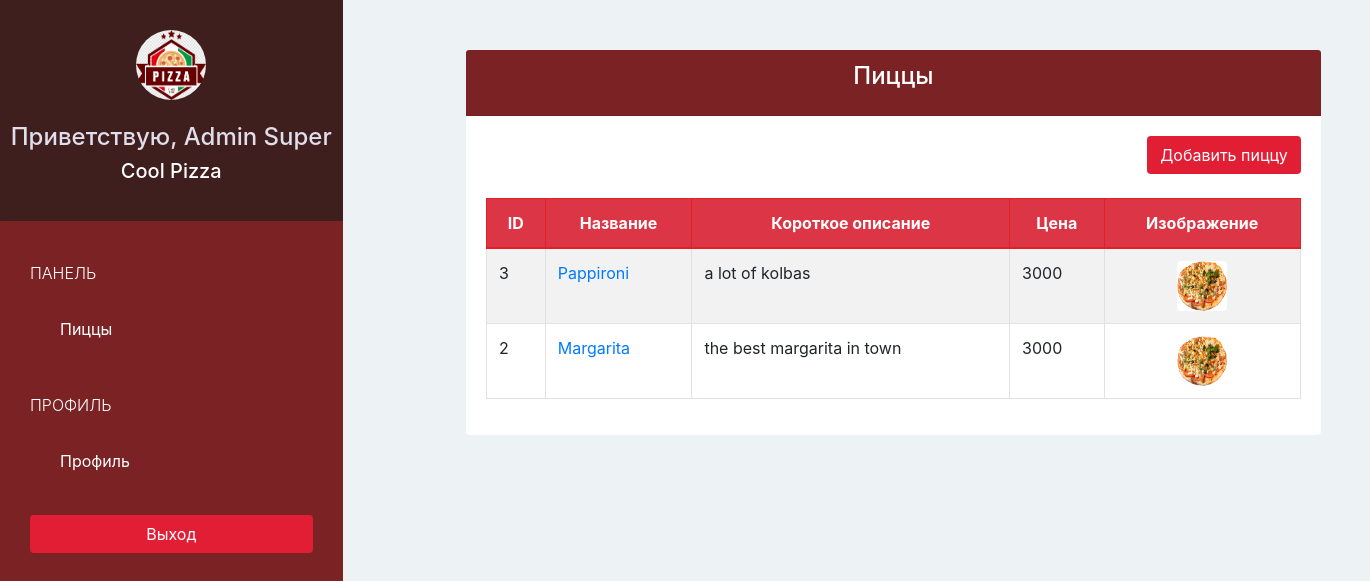
Screenshot of /pizzashop/pizza/ (signed in) with the database file from the repository.
### pizzashopapp/models.py (models this page shows, shortened)
class PizzaShop(models.Model):
    owner = models.OneToOneField(User, on_delete=models.CASCADE, related_name='pizzashop')
    name = models.CharField(max_length=40, verbose_name='Название')
    phone = models.CharField(max_length=20, verbose_name='Телефон')
    address = models.CharField(max_length=40, verbose_name='Адресс')
    logo = models.ImageField(upload_to='pizzashop_logo/', blank=False)

class Pizza(models.Model):
    pizzashop = models.ForeignKey(PizzaShop, on_delete=models.CASCADE)
    name = models.CharField(max_length=50, verbose_name='Название Пиццы')
    describtion = models.CharField(max_length=100)
    image = models.ImageField(upload_to='pizza_images/', blank=False)
    price = models.IntegerField(default=0)

### pizzashopapp/views.py (the view)
# urls.py: url(r'^pizzashop/pizza/$', views.pizzashop_pizza,name='pizzashop-pizza'),
@login_required(login_url='/pizzashop/sign_in/')
def pizzashop_pizza(request):
    pizzas = Pizza.objects.filter(pizzashop=request.user.pizzashop).order_by("-id")
    return render(request,'pizzashop/pizza.html',{
        'pizzas': pizzas
    })

### pizzashopapp/templates/pizzashop/pizza.html (shortened to what this page needs)
{% extends 'pizzashop/base.html' %}
{% block page %}
  <div class="offset-lg-4 col-lg-10" style="margin-left: 0">
  <div class="card">
    <div class="card-header bg-ruby">
      <h4 class="card-title text-center text-white">
        Пиццы
      </h4>
    </div>
    <div class="card-body">
      <div class="text-right">
        <a href="{% url 'pizzashop-add-pizza' %}" class="btn btn-red">Добавить пиццу</a>
        <br>
        <br>
      </div>
      <table class="table table-bordered table-hover table-striped">
        <thead>
          <tr class="bg-danger text-white text-center">
            <th>ID</th>
            <th>Название</th>
            <th>Короткое описание</th>
            <th>Цена</th>
            <th>Изображение</th>
          </tr>
        </thead>
        <tbody>
          {% for pizza in pizzas %}
            <tr>
              <td scope="row">{{ pizza.id }}</td>
              <td><a href="{% url 'pizzashop-edit-pizza' pizza.id %}">{{ pizza.name }}</a></td>
              <td>{{ pizza.describtion }}</td>
              <td>{{ pizza.price }}</td>
              <td class="text-center"><img class="rounded"
                src="{{ MEDIA_URL }}{{ pizza.image }}" width="50" height="50"></td>
            </tr>
          {% endfor %}
        </tbody>
      </table>
    </div>
  </div>
</div>
{% endblock %}

### pizzashopapp/templates/pizzashop/base.html (shortened to what this page needs)
{% extends 'base.html' %}
{% block sidebar %}
{% url 'pizzashop-pizza' as pizzashop_pizza_url %}
{% url 'pizzashop-account' as pizzashop_account_url %}
  <div class="text-center">
    <img class="rounded-circle" src="{{ MEDIA_URL }}{{ request.user.pizzashop.logo }}" width="70" height="70">
    <br>
    <br>
    <h4>Приветствую, {{ request.user.get_full_name }}</h4>
    <h5>{{ request.user.pizzashop.name }}</h5>
  </div>
  <div class="list-group">
    <span class="text-uppercase">Панель</span>
    <a href="{% url 'pizzashop-pizza' %}"
       class="list-group-item {% if request.path == pizzashop_pizza_url %} active {% endif %}">Пиццы</a>
    <span class="text-uppercase">Профиль</span>
    <a href="{% url 'pizzashop-account' %}"
       class="list-group-item {% if request.path == pizzashop_account_url %} active {% endif %}">Профиль</a>
  </div>
  <div class="text-center">
    <a href="{% url 'sign-out' %}?next={{ request.path }}" class="btn btn-red">Выход</a>
  </div>
{% endblock %}

### pizzashopapp/static/css/style.css (style rules this page uses)
body { padding-top: 50px; background-color: #EDF2F5; overflow: auto; }
.bg-ruby { background-color: #7B2324; }
.text-white { color: white; }
.btn-red { color: white; background-color: #E21E35; }
.sidebar > div:first-child { padding: 30px 10px; font-weight: bold; font-size: 15px; background-color: #3F1E1E; }
.sidebar > div:first-child > h4 { color: #E0DEEB; }
.sidebar > div:first-child > h5 { color: #FFFFFF; }
.sidebar .list-group { padding: 0; background-color: #7B2324; }
.sidebar .list-group > span { color: white; display: block; margin-top: 20px; padding: 20px 30px; font-size: 16px; font-weight: 300; }
.sidebar .list-group .list-group-item, .sidebar .list-group .list-group-item:focus { background-color: #7B2324; color: white; border: 0; padding-left: 60px; padding-right: 30px; }
.sidebar > div:last-child { padding: 30px; }
.sidebar > div:last-child .btn { width: 100%; }
.content .card { border: none; }
.table > thead > tr > th, .table > thead > tr > td { vertical-align: middle; }
.table, .table > thead > tr > th { border-color: #E31E25; }

### rows the page displays
Pizza: id "3", name "Pappironi", describtion "a lot of kolbas", price "3000", image (picture)
Pizza: id "2", name "Margarita", describtion "the best margarita in town", price "3000", image (picture)

### other values shown
{{ request.user.get_full_name }} "Admin Super"
{{ request.user.pizzashop.name }} "Cool Pizza"
